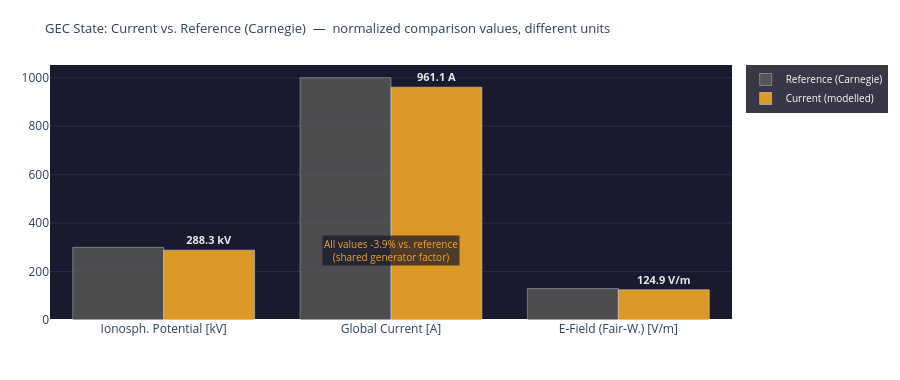

Notebook code cell kept with this figure:
### Markdown cell above
---
## 4. Visualizations

### Code cell
# ============================================================
# GEC STATE vs. REFERENCE
# Note: raw values have different units (kV, A, V/m)
# Comparison shows relative deviation from Carnegie reference
# ============================================================

metrics = [
    ('Ionosph. Potential', 'kV',  GEC_REF['V_iono_kV'], V_iono_mod),
    ('Global Current',     'A',   GEC_REF['I_total_A'], I_total_mod),
    ('E-Field (Fair-W.)',  'V/m', GEC_REF['E_field_Vm'], E_mod),
]
labels_units = [f'{m[0]}\n[{m[1]}]' for m in metrics]

fig = go.Figure()
fig.add_trace(go.Bar(
    name='Reference (Carnegie)',
    x=labels_units, y=[m[2] for m in metrics],
    marker_color='#5F5E5A', opacity=0.75
))
fig.add_trace(go.Bar(
    name='Current (modelled)',
    x=labels_units, y=[m[3] for m in metrics],
    marker_color='#F2A623', opacity=0.90,
    text=[f'<b>{m[3]:.1f} {m[1]}</b>' for m in metrics],
    textposition='outside',
    textfont=dict(color='white', size=11)
))

# Joint percentage value as annotation
delta_pct = round((V_iono_mod - GEC_REF['V_iono_kV']) / GEC_REF['V_iono_kV'] * 100, 1)
fig.add_annotation(
    x=1.0, y=max(GEC_REF['V_iono_kV'], V_iono_mod) * 0.95,
    text=f'All values {delta_pct:+.1f}% vs. reference<br>(shared generator factor)',
    showarrow=False, xanchor='center',
    font=dict(color='#F2A623', size=10),
    bgcolor='rgba(20,20,40,0.7)'
)

fig.update_layout(
    title=dict(
        text='GEC State: Current vs. Reference (Carnegie)  —  normalized comparison values, different units',
        font=dict(size=13)
    ),
    barmode='group',
    height=380,
    plot_bgcolor='#1a1a2e', paper_bgcolor='rgba(0,0,0,0)',
    margin=dict(l=50, r=50, t=65, b=60),
    legend=dict(bgcolor='rgba(20,20,40,0.85)', font=dict(color='white', size=10)),
    yaxis=dict(gridcolor='#2a2a4a')
)
fig.show()

print(f'GEC deviation from Carnegie reference: {delta_pct:+.1f}%')
print(f'  (all values scale with the same generator factor {generator_strength:.3f})')

### Figure 1 — Plotly figure (JSON) as saved in the notebook; plotly's stock layout.template omitted (floating-point values rounded to 4 significant figures)
{"data": [{"marker": {"color": "#5F5E5A"}, "name": "Reference (Carnegie)", "opacity": 0.75, "type": "bar", "x": ["Ionosph. Potential\n[kV]", "Global Current\n[A]", "E-Field (Fair-W.)\n[V/m]"], "y": [300.0, 1000.0, 130.0]}, {"marker": {"color": "#F2A623"}, "name": "Current (modelled)", "opacity": 0.9, "text": ["<b>288.3 kV</b>", "<b>961.1 A</b>", "<b>124.9 V/m</b>"], "textfont": {"color": "white", "size": 11}, "textposition": "outside", "type": "bar", "x": ["Ionosph. Potential\n[kV]", "Global Current\n[A]", "E-Field (Fair-W.)\n[V/m]"], "y": [288.3, 961.1, 124.9]}], "layout": {"annotations": [{"bgcolor": "rgba(20,20,40,0.7)", "font": {"color": "#F2A623", "size": 10}, "showarrow": false, "text": "All values -3.9% vs. reference<br>(shared generator factor)", "x": 1.0, "xanchor": "center", "y": 285.0}], "barmode": "group", "height": 380, "legend": {"bgcolor": "rgba(20,20,40,0.85)", "font": {"color": "white", "size": 10}}, "margin": {"b": 60, "l": 50, "r": 50, "t": 65}, "paper_bgcolor": "rgba(0,0,0,0)", "plot_bgcolor": "#1a1a2e", "title": {"font": {"size": 13}, "text": "GEC State: Current vs. Reference (Carnegie)  —  normalized comparison values, different units"}, "yaxis": {"gridcolor": "#2a2a4a"}}}
